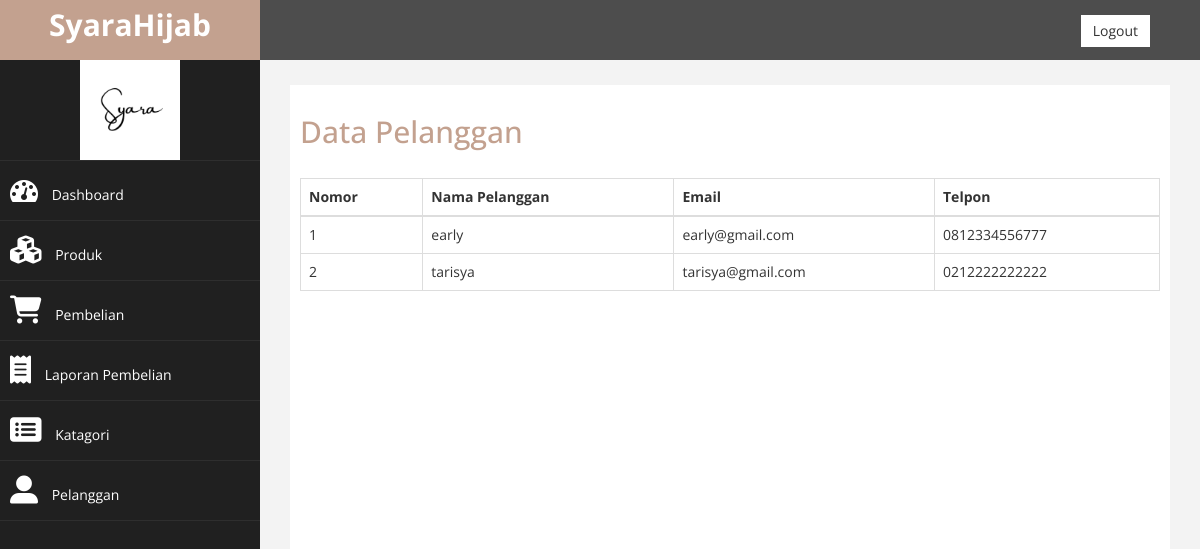
Screenshot of /admin/dashboard.php?halaman=pelanggan (signed in) with the database file from the repository.
### tables this page shows
CREATE TABLE `pelanggan` (
  `id_pelanggan` int(11) NOT NULL,
  `email_pelanggan` varchar(30) NOT NULL,
  `password_pelanggan` varchar(15) NOT NULL,
  `nama_pelanggan` varchar(30) NOT NULL,
  `telpon_pelanggan` varchar(15) NOT NULL
);

### admin/pelanggan.php (the view)
<h2>Data Pelanggan</h2> <br>
<!DOCTYPE html>
<html lang="en">
<head>
    <link rel="stylesheet" href="https://cdnjs.cloudflare.com/ajax/libs/font-awesome/4.7.0/css/font-awesome.min.css">
</head>
<body>
<table class="table table-bordered">
    <thead>
        <tr>
            <th>Nomor</th>
            <th>Nama Pelanggan</th>
            <th>Email</th>
            <th>Telpon</th>
        </tr>
    </thead>
    <tbody>
        <?php $nomor=1; ?>
        <?php $ambil=$koneksi->query("SELECT * FROM pelanggan"); ?>
        <?php while($pecah = $ambil ->fetch_assoc()){ ?>
        <tr>
            <td><?php echo $nomor; ?></td>
            <td><?php echo $pecah['nama_pelanggan']; ?></td>
            <td><?php echo $pecah['email_pelanggan']; ?></td>
            <td><?php echo $pecah['telpon_pelanggan']; ?></td>
        </tr>
        <?php $nomor++; ?>
        <?php } ?>
    </tbody>
</table>
</body>
</html>

### admin/assets/css/custom.css (style rules this page uses)
body { font-family: 'Open Sans', sans-serif; }
h2 { color: #C3A18F; }

### rows the page displays
pelanggan: nama_pelanggan "early", email_pelanggan "early@gmail.com", telpon_pelanggan "0812334556777"
pelanggan: nama_pelanggan "tarisya", email_pelanggan "tarisya@gmail.com", telpon_pelanggan "0212222222222"
